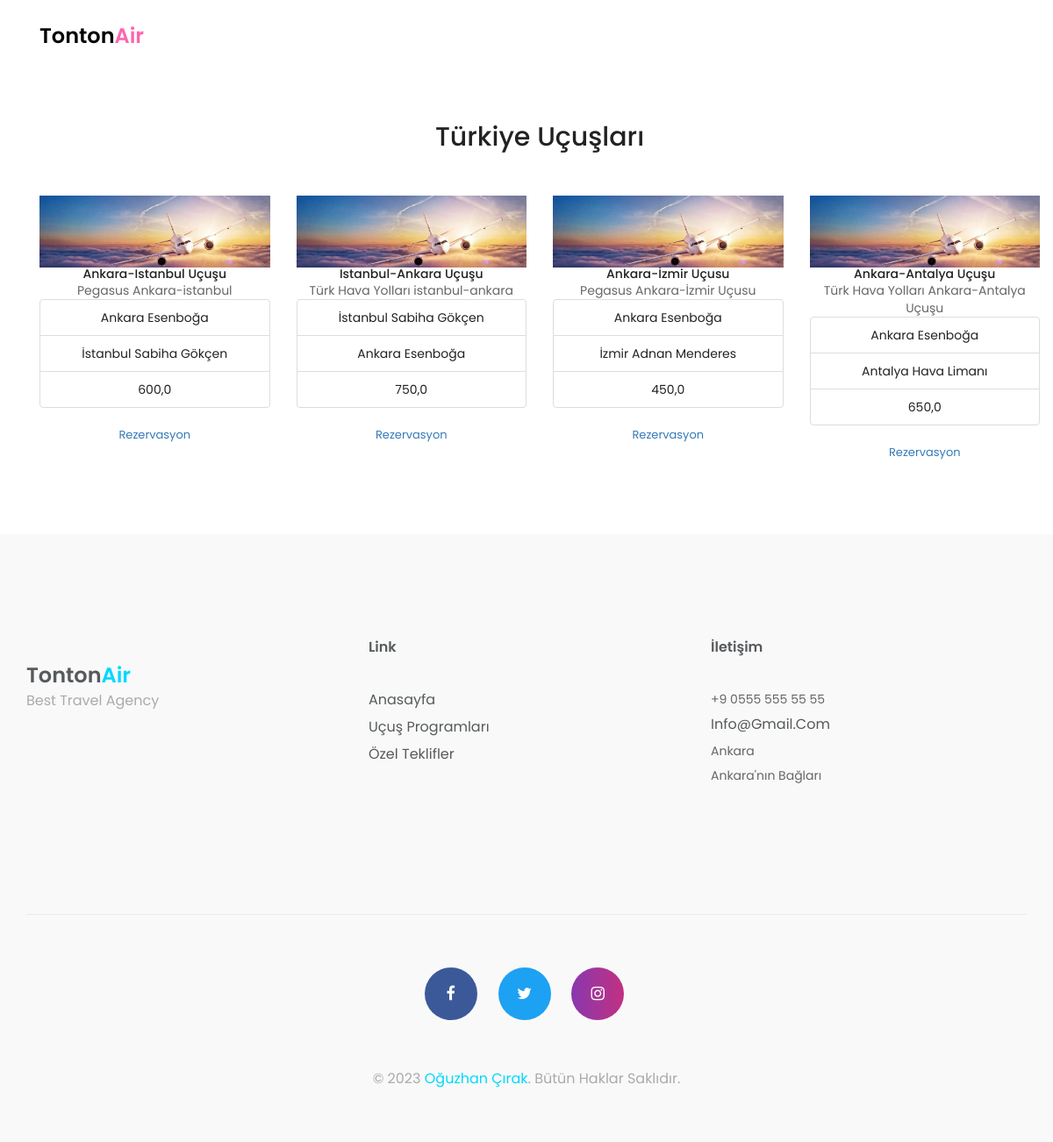
The app's page /turkey/ with its own data.
### appMy/models.py (models this page shows, shortened)
class Flight(models.Model):
    title=models.CharField(('Başlık'),max_length=50,null=True)
    model=models.ForeignKey(Airways_company, verbose_name=("uçuş şirketi"), on_delete=models.CASCADE)
    text=models.CharField(('Açıklama'),max_length=50,null=True)
    price=models.FloatField(('Fiyat'),max_length=50,null=True)
    time=models.DateField(("Zaman"), auto_now=False, auto_now_add=False,)
    variş_date=models.DateField(("varış Zamanı"), auto_now=False, auto_now_add=False,null=True,)
    depeture_place=models.ForeignKey(Airways_depture, verbose_name=("Kalkış yeri"), on_delete=models.CASCADE)
    arrive_place=models.ForeignKey(Airways_arrive, verbose_name=("Varış yeri"), on_delete=models.CASCADE)
    adult=models.IntegerField(("Yeşkin sayısı"),null=True,blank=True);
    child=models.IntegerField(("Cocuk sayısı"),null=True,blank=True);
    baggage=models.IntegerField(("Bagaj Ağırlığı"),null=True,blank=True)

class Airways_depture(models.Model):
    name=models.CharField(("Havayolu adı"), max_length=50)
    city=models.CharField(("Şehir"),max_length=50)

class Airways_arrive(models.Model):
    name=models.CharField(("Havayolu adı"), max_length=50)
    city=models.CharField(("Şehir"),max_length=50)

### appMy/views.py (the view)
# urls.py: path('turkey/',getTurkey,name="getTurkey"),
def getTurkey(request):
     flight=Flight.objects.all()
     context={
          "flight":flight
     }
     return render(request,'flightTurkey.html',context)

### appMy/templates/flightTurkey.html (shortened to what this page needs)
{% extends 'base/base.html' %}
{% load static %}
{% block body %}
<main class="container">
		<header >
			<div>
				<div class="container">
					<div class="row">
						<div class="col-sm-2">
							<div  class="logo">
								<a style="color:black!important" href="{% url 'index' %}">
									Tonton<span>Air</span>
								</a>
							</div>
						</div>
					</div>
					<div class="home-border"></div>
				</div>
			</div>
		</header>
		<section id="service" class="service">
			<div  class="container text-center ">
                <h2 style="margin-bottom:50px">Türkiye Uçuşları</h2>
				<div style="display:flex;!important;" class="row service-counter text-center  ">
                    {% for i in flight  %}
                    <div style="margin-bottom:30px" class="card col-md-4 " style="width: 50rem;">
                        <img src="{% static 'assets/images/gallary/ucak.webp' %}" class="card-img-top" alt="...">
                        <div class="card-body">
                          <h5 class="card-title">{{ i.title }}</h5>
                          <p class="card-text">{{ i.text }}</p>
                        </div>
                        <ul class="list-group list-group-flush">
                          <li class="list-group-item">{{ i.depeture_place.name }}</li>
                          <li class="list-group-item">{{ i.arrive_place.name }}</li>
                          <li class="list-group-item">{{ i.price }}</li>
                        </ul>
                        <div class="card-body">
                          <a href="{% url 'ticketId' i.id %}" class="card-link">Rezervasyon</a>
                        </div>
                    </div>
                    {% endfor %}
				</div>
			</div>
		</section>
	</main>
		{% endblock body %}

### appMy/templates/base/base.html (shortened to what this page needs)
<!doctype html>
{% load static %}
<html class="no-js"  lang="en">
	{% include 'base/_header.html' %}
	<body>
        {% block body %}
        {% endblock body %}
		{% if request.path == "/cart" %}
		{% else %}
		{% include 'base/_footer.html' %}
		{% endif %}
	</body>
</html>

### appMy/templates/base/_header.html (shortened to what this page needs)
{% load static %}
<head>
    <link rel="stylesheet" href="{% static 'assets/css/font-awesome.min.css' %}" />
    <link rel="stylesheet" href="{% static 'assets/css/animate.css' %} " />
    <link rel="stylesheet" href="{% static 'assets/css/hover-min.css' %}">
    <link rel="stylesheet"  href="{% static 'assets/css/datepicker.css' %}" >
    <link rel="stylesheet" href="{% static 'assets/css/owl.carousel.min.css' %}">
    <link rel="stylesheet" href="{% static 'assets/css/owl.theme.default.min.css' %}"/>
    <link rel="stylesheet" href="{% static 'assets/css/jquery-ui.min.css' %}" />
    <link rel="stylesheet" href="{% static 'assets/css/bootstrap.min.css' %}" />
    <link rel="stylesheet" href="{% static 'assets/css/bootsnav.css' %}"/>
    <link rel="stylesheet" href="{% static 'assets/css/style.css' %}" />
    <link rel="stylesheet" href="{% static 'assets/css/responsive.css' %}" />
    <link rel="stylesheet" href="https://cdn.jsdelivr.net/npm/bootstrap-icons@1.10.5/font/bootstrap-icons.css">
</head>

### appMy/templates/base/_footer.html (shortened to what this page needs)
{% load static %}
  <footer  class="footer-copyright">
    <div class="container">
        <div class="footer-content">
            <div class="row">
                <div class="col-sm-4">
                    <div class="single-footer-item">
                        <div class="footer-logo">
                            <a href="index.html">
                                Tonton<span>Air</span>
                            </a>
                            <p>
                                best travel agency
                            </p>
                        </div>
                    </div>
                </div>
                <div class="col-sm-4">
                    <div class="single-footer-item">
                        <h2>link</h2>
                        <div class="single-footer-txt">
                            <p><a href="#">Anasayfa</a></p>
                            <p><a href="#">Uçuş Programları</a></p>
                            <p><a href="#">Özel teklifler</a></p>
                        </div>
                    </div>
                </div>
                <div class="col-sm-2">
                    <div class="single-footer-item text-center">
                        <h2 class="text-left">İletişim</h2>
                        <div class="single-footer-txt text-left">
                            <p>+9 0555 555 55 55</p>
                            <p class="foot-email"><a href="#">info@gmail.com</a></p>
                            <p>Ankara</p>
                            <p>Ankara'nın Bağları</p>
                        </div>
                    </div>
                </div>
            </div>
        </div>
        <hr>
        <div class="foot-icons ">
            <ul class="footer-social-links list-inline list-unstyled">
                <li><a href="#" target="_blank" class="foot-icon-bg-1"><i class="fa fa-facebook"></i></a></li>
                <li><a href="#" target="_blank" class="foot-icon-bg-2"><i class="fa fa-twitter"></i></a></li>
                <li><a href="#" target="_blank" class="foot-icon-bg-3"><i class="fa fa-instagram"></i></a></li>
            </ul>
            <p>&copy; 2023 <a href="https://github.com/oguzhancirak">Oğuzhan Çırak</a>. Bütün Haklar Saklıdır.</p>
        </div>
    </div>
</footer>

### appMy/static/assets/css/bootsnav.css (style rules this page uses)
body { -webkit-transition: all 0.3s ease-in-out; -moz-transition: all 0.3s ease-in-out; -o-transition: all 0.3s ease-in-out; -ms-transition: all 0.3s ease-in-out; transition: all 0.3s ease-in-out; }

### appMy/static/assets/css/style.css (style rules this page uses)
* { padding: 0; margin: 0; }
* { -webkit-box-sizing:border-box; -moz-box-sizing:border-box; -o-box-sizing:border-box; -ms-box-sizing:border-box; box-sizing:border-box; }
body { position: relative; font-size:14px; color: #222222; background: #fff; font-family: 'Poppins', sans-serif; max-width:1920px; margin:0 auto; overflow-x:hidden; }
a,a:hover,a:active,a:focus { display:inline-block; text-decoration:none; font-size:13px; padding:0; margin:0; }
h1,h2,h3,h4,h5,h6 { margin: 0; color:#222222; text-transform: capitalize; }
p { margin: 0; color:#666666; font-size:14px; }
img { border:none;max-width:100%; height:auto; }
ul { padding: 0; margin: 0; list-style: none; }
ul li { list-style: none; }
html,body { height: 100%; z-index: 2; }
.logo a, .logo a:hover, .logo a:focus { color: #fff; font-size:24px; font-family: 'Poppins', sans-serif; text-transform: capitalize; font-weight: 600; margin: 14px 0px 0; padding: 10px 0 0 0; }
.logo a span { color: rgba(250, 0, 121, 0.6); text-transform: capitalize; }
.home-border { border-top:2px solid #fff; }
.service { position: relative; padding: 80px 0 54px; }
.footer-copyright { background:#f9f9f9; padding: 0 0 60px; }
.footer-content { padding:120px 0; }
.single-footer-item { font-family: 'Poppins', sans-serif; text-transform: capitalize; }
.single-footer-item h2 { color:#565a5c; font-size:16px; font-weight: 600; margin-bottom:40px; }
.footer-logo a, .footer-logo a:hover,.footer-logo a:focus { color: #565a5c; font-size:24px; font-family: 'Poppins', sans-serif; text-transform: capitalize; font-weight: 600; margin: 14px 0px 0; padding: 10px 0 0 0; }
.footer-logo a>span { color: #00d8ff; text-transform: capitalize; }
.footer-logo p { color: #aaa; font-size:16px; font-family: 'Poppins', sans-serif; text-transform: capitalize; }
.single-footer-txt p { margin-bottom:8px; }
.single-footer-txt p a { color:#565a5c; font-size:16px; -webkit-transition: .5s ease-in-out; -moz-transition:.5s ease-in-out; -ms-transition:.5s ease-in-out; -o-transition:.5s ease-in-out; transition: .5s ease-in-out; }
.footer-copyright hr { border-top: 1px solid #ebebeb; }
.foot-icons { text-align: center; margin-top:60px; }
.foot-icons .footer-social-links li { padding: 0 10px; text-align: center; }
.foot-icons .footer-social-links a { color: #fff; display: block; font-size: 18px; width: 60px; line-height: 60px; height: 60px; border-radius: 50%; -webkit-transition: all 0.5s ease-in-out 0s; -moz-transition: all 0.5s ease-in-out 0s; -o-transition: all 0.5s ease-in-out 0s; -ms-transition: all 0.5s ease-in-out 0s; transition: all 0.5s ease-in-out 0s; border-radius: 50%; }
.foot-icon-bg-1 { background: #3b5999; }
.foot-icon-bg-2 { background: #1da1f3; }
.foot-icon-bg-3 { background: #8938ae; background: -webkit-linear-gradient(right, #8938ae 0%, #c13181 100%); background: -o-linear-gradient(right, #8938ae 0%, #c13181 100%); background: linear-gradient(to right, #8938ae 0%, #c13181 100%); }
.foot-icons p { color:#aaa; font-size:16px; margin-top:28px; }
.foot-icons p a,.foot-icons p a:hover,.foot-icons p a:focus { color:#00d8ff; font-size:16px; margin-top:28px; }

### records on screen
Flight: title "Ankara-Istanbul Uçuşu", text "Pegasus Ankara-istanbul", depeture_place.name "Ankara Esenboğa", arrive_place.name "İstanbul Sabiha Gökçen", price "600,0"
Flight: title "Istanbul-Ankara Uçuşu", text "Türk Hava Yolları istanbul-ankara", depeture_place.name "İstanbul Sabiha Gökçen", arrive_place.name "Ankara Esenboğa", price "750,0"
Flight: title "Ankara-İzmir Uçusu", text "Pegasus Ankara-İzmir Uçusu", depeture_place.name "Ankara Esenboğa", arrive_place.name "İzmir Adnan Menderes", price "450,0"
Flight: title "Ankara-Antalya Uçuşu", text "Türk Hava Yolları Ankara-Antalya Uçuşu", depeture_place.name "Ankara Esenboğa", arrive_place.name "Antalya Hava Limanı", price "650,0"
